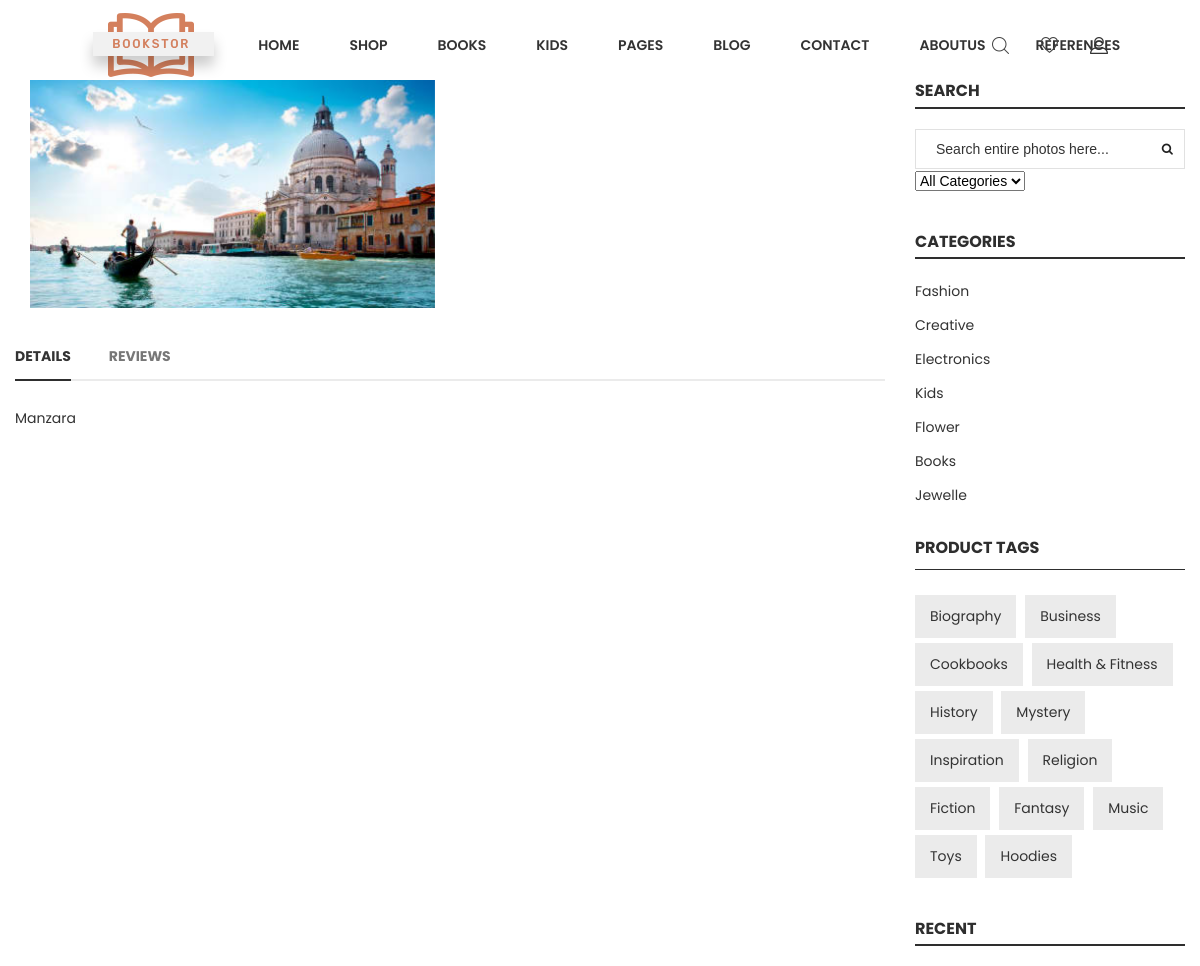
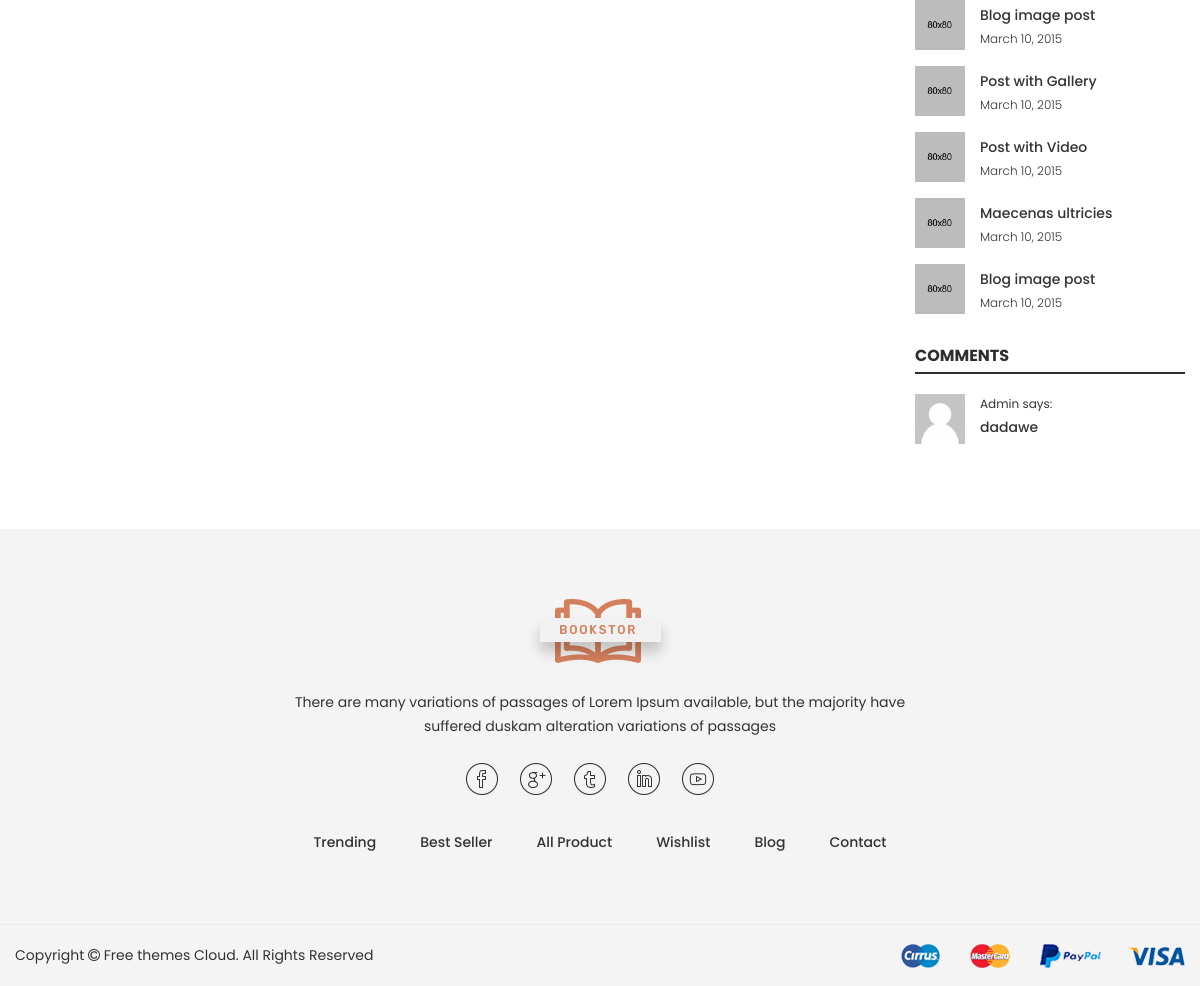
Screenshot of /photo/1/manzara with the database file from the repository (2 pictures, top to bottom).
### photo/models.py (models this page shows, shortened)
class Photo(models.Model):
    STATUS = (
        ('True', 'Evet'),
        ('False', 'Hayır'),
    )
    category = models.ForeignKey(Category, on_delete=models.CASCADE)
    title = models.CharField(max_length=100)
    keywords = models.CharField(max_length=255)
    description = models.CharField(max_length=255)
    detail = RichTextUploadingField(blank=True)
    slug = models.SlugField(null=False, unique=True)
    image = models.ImageField(blank=True, upload_to='images/', max_length=255)  # py -m pip install --upgrade Pillow
    status = models.CharField(max_length=10, choices=STATUS)
    create_at = models.DateTimeField(auto_now_add=True)
    update_at = models.DateTimeField(auto_now=True)
    def image_tag(self):
        return mark_safe('<img src="{}" height="50"/>'.format(self.image.url))
    image_tag.short_description = 'Image'

class Comment(models.Model):
    STATUS = (
        ('New', 'Yeni'),
        ('True', 'Evet'),
        ('False', 'Hayır'),
    )
    photo = models.ForeignKey(Photo, on_delete=models.CASCADE)
    user = models.ForeignKey(User, on_delete=models.CASCADE)
    subject = models.CharField(max_length=50, blank=True)
    comment = models.TextField(max_length=200, blank=True)
    rate = models.IntegerField(blank=True)
    status = models.CharField(max_length=10, choices=STATUS, default='New')
    ip = models.CharField(blank=True, max_length=20)
    create_at = models.DateTimeField(auto_now_add=True)
    update_at = models.DateTimeField(auto_now=True)

### home/views.py (the view)
# urls.py: path('photo/<int:id>/<slug:slug>', views.photo_detail, name='photoDetail'),
def photo_detail(request, id, slug):
    category = Category.objects.all()
    setting = Setting.objects.get(pk=1)
    photo = Photo.objects.get(pk=id)
    images = Images.objects.filter(photo=id)
    comments = Comment.objects.filter(photo_id=id, status='True')
    context = {'setting': setting, 'photo': photo, 'imgofphoto': images, 'comments': comments, 'category': category}
    return render(request, 'Pages/photoDetail.html', context)

### home/templates/Pages/photoDetail.html (shortened to what this page needs)
{% extends 'HomeBase.html' %}
{% block body %}
    <div class="maincontent bg--white pt--80 pb--55">
        <div class="container">
            <div class="row">
                <div class="col-lg-9 col-12">
                    <div class="wn__single__product">
                        {% include "Components/slideofphoto.html" %}
                    </div>
                    <div class="product__info__detailed">
                        <div class="pro_details_nav nav justify-content-start" role="tablist">
                            <a class="nav-item nav-link active" data-toggle="tab" href="#nav-details"
                               role="tab">Details</a>
                            <a class="nav-item nav-link" data-toggle="tab" href="#nav-review" role="tab">Reviews</a>
                        </div>
                        <div class="tab__container">
                            <div class="pro__tab_label tab-pane fade show active" id="nav-details" role="tabpanel">
                                {{ photo.detail|safe }}
                            </div>
                        </div>
                    </div>
                </div>
                <div class="col-lg-3 col-12 md-mt-40 sm-mt-40">
                    <div class="wn__sidebar">
                        <aside class="widget search_widget">
                            <h3 class="widget-title">Search</h3>
                            {% load mptt_tags %}
                            <form action="/search/" method="post">
                                <div class="form-input">
                                    <input type="text" id="query" name="query"
                                           placeholder="Search entire photos here...">
                                    <button><i class="fa fa-search"></i></button>
                                </div>
                                <label>
                                    <select name="catid">
                                        <option value="0">All Categories</option>
                                    </select>
                                </label>
                            </form>
                        </aside>
                        <aside class="widget category_widget">
                            <h3 class="widget-title">Categories</h3>
                            <ul>
                                <li><a href="#">Fashion</a></li>
                                <li><a href="#">Creative</a></li>
                                <li><a href="#">Electronics</a></li>
                                <li><a href="#">Kids</a></li>
                                <li><a href="#">Flower</a></li>
                                <li><a href="#">Books</a></li>
                                <li><a href="#">Jewelle</a></li>
                            </ul>
                        </aside>
                        <aside class="wedget__categories poroduct--tag">
                            <h3 class="wedget__title">Product Tags</h3>
                            <ul>
                                <li><a href="#">Biography</a></li>
                                <li><a href="#">Business</a></li>
                                <li><a href="#">Cookbooks</a></li>
                                <li><a href="#">Health & Fitness</a></li>
                                <li><a href="#">History</a></li>
                                <li><a href="#">Mystery</a></li>
                                <li><a href="#">Inspiration</a></li>
                                <li><a href="#">Religion</a></li>
                                <li><a href="#">Fiction</a></li>
                                <li><a href="#">Fantasy</a></li>
                                <li><a href="#">Music</a></li>
                                <li><a href="#">Toys</a></li>
                                <li><a href="#">Hoodies</a></li>
                            </ul>
                        </aside>
                        <aside class="widget recent_widget">
                            <h3 class="widget-title">Recent</h3>
                            <div class="recent-posts">
                                <ul>
                                    <li>
                                        <div class="post-wrapper d-flex">
                                            <div class="thumb">
                                                <a href="blog-details.html"><img src="images/blog/sm-img/1.jpg"
                                                                                 alt="blog images"></a>
                                            </div>
                                            <div class="content">
                                                <h4><a href="blog-details.html">Blog image post</a></h4>
                                                <p> March 10, 2015</p>
                                            </div>
                                        </div>
                                    </li>
                                    <li>
                                        <div class="post-wrapper d-flex">
                                            <div class="thumb">
                                                <a href="blog-details.html"><img src="images/blog/sm-img/2.jpg"
                                                                                 alt="blog images"></a>
                                            </div>
                                            <div class="content">
                                                <h4><a href="blog-details.html">Post with Gallery</a></h4>
                                                <p> March 10, 2015</p>
                                            </div>
                                        </div>
                                    </li>
                                    <li>
                                        <div class="post-wrapper d-flex">
                                            <div class="thumb">
                                                <a href="blog-details.html"><img src="images/blog/sm-img/3.jpg"
                                                                                 alt="blog images"></a>
                                            </div>
                                            <div class="content">
                                                <h4><a href="blog-details.html">Post with Video</a></h4>
                                                <p> March 10, 2015</p>
                                            </div>
                                        </div>
                                    </li>
                                    <li>
                                        <div class="post-wrapper d-flex">
                                            <div class="thumb">
                                                <a href="blog-details.html"><img src="images/blog/sm-img/4.jpg"
                                                                                 alt="blog images"></a>
                                            </div>
                                            <div class="content">
                                                <h4><a href="blog-details.html">Maecenas ultricies</a></h4>
                                                <p> March 10, 2015</p>
                                            </div>
                                        </div>
                                    </li>
                                    <li>
                                        <div class="post-wrapper d-flex">
                                            <div class="thumb">
                                                <a href="blog-details.html"><img src="images/blog/sm-img/5.jpg"
                                                                                 alt="blog images"></a>
                                            </div>
                                            <div class="content">
                                                <h4><a href="blog-details.html">Blog image post</a></h4>
                                                <p> March 10, 2015</p>
                                            </div>
                                        </div>
                                    </li>
                                </ul>
                            </div>
                        </aside>
                        <aside class="widget comment_widget">
                            <h3 class="widget-title">Comments</h3>
                            <ul>
                                {% for com in comments %}
                                    <li>
                                        <div class="post-wrapper">
                                            <div class="thumb">
                                                <img src="images/blog/comment/1.jpeg" alt="Comment images">
                                            </div>
                                            <div class="content">
                                                <p>{{ com.user.first_name }} says:</p>
                                                <a href="#">{{ com.comment }}</a>
                                            </div>
                                        </div>
                                    </li>
                                {% endfor %}
                            </ul>
                        </aside>
                    </div>
                </div>
            </div>
        </div>
    </div>
{% endblock %}

### rows the page displays
Photo: detail "Manzara"
Comment: user.first_name "Admin", comment "dadawe"
